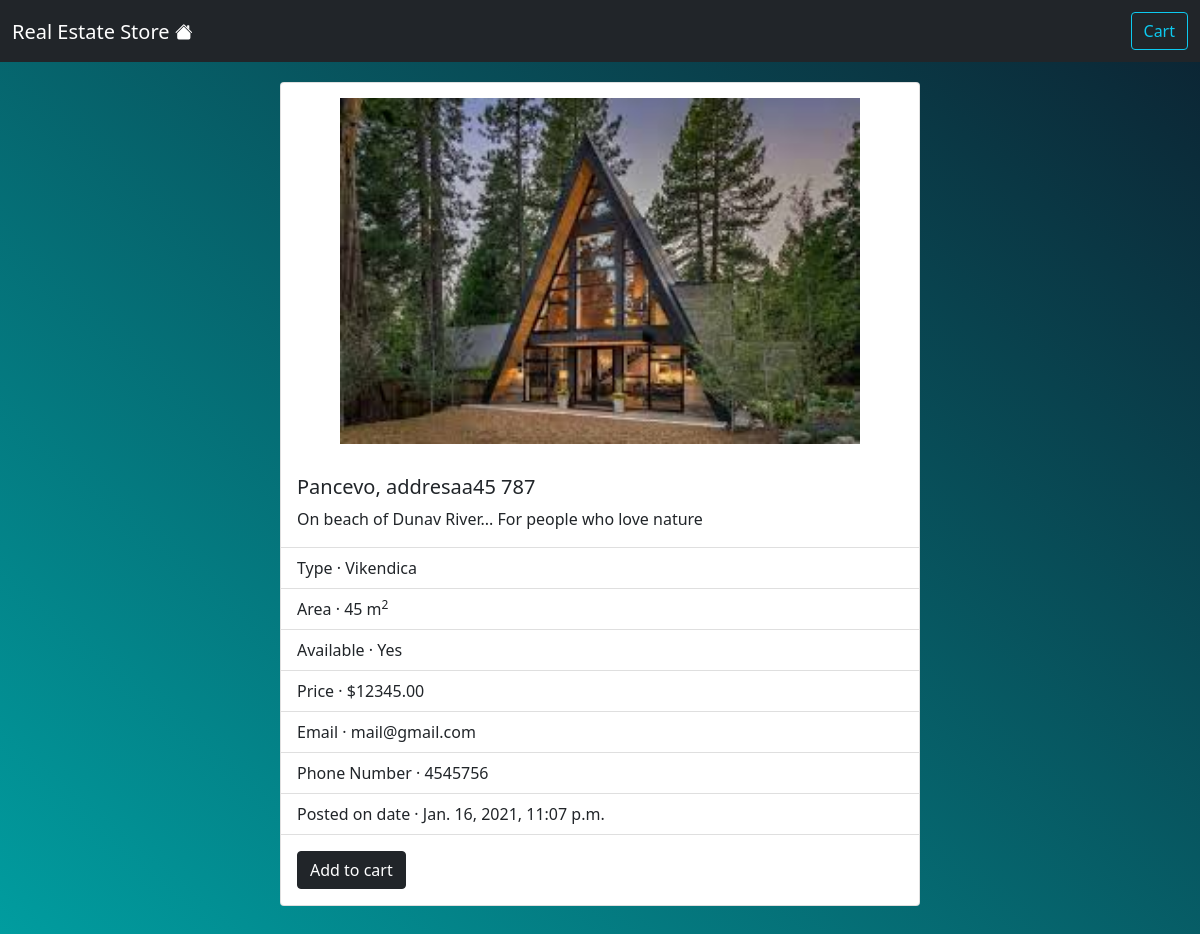
/detail/4/, run on the app's committed database.
### realestate_store/models.py (models this page shows, shortened)
class RealEstate(models.Model):
    sity = models.CharField(max_length=200, db_index=True)
    address = models.CharField(max_length=200, db_index=True)
    type = models.ForeignKey(Type, related_name='realestates', on_delete=models.CASCADE,)
    areasqm = models.IntegerField()
    image = models.ImageField(upload_to = 'realestates/%Y/%m/%d', blank=True)
    description = models.TextField(default="No description")
    price = models.DecimalField(max_digits=12, decimal_places=2)
    date = models.DateTimeField(auto_now_add=True)
    available = models.BooleanField(default=True)
    email = models.EmailField()
    phone_number = models.CharField(max_length=12)
    class Meta:
        ordering = ('sity','address',)
        index_together = (('id', 'type'),)
        verbose_name_plural = 'realestates'

class Type(models.Model):
    name = models.CharField(max_length=200, db_index=True)
    class Meta:
        ordering = ('name',)
    def __str__(self): return self.name

### realestate_store/views.py (the view)
# urls.py: path('detail/<int:pk>/', RealEstateDetailView.as_view(), name='realestate_detail')
class RealEstateDetailView(DetailView):
    model = RealEstate
    template_name = 'realestate_detail.html'
    def get_context_data(self, **kwargs):
        context = super().get_context_data(**kwargs)
        context['cart'] = Cart(self.request)
        context['form'] = ButtonForm()
        return context

### templates/realestate_detail.html (shortened to what this page needs)
{% extends 'base.html' %}
{% block content %}
<div class="d-flex justify-content-center" style="padding: 20px 20px;">
  <div class="card " style="width: 40rem;">
    <img src="{{object.image.url}}" class="card-img-top align-self-center" alt="..." style="padding: 15px 15px; width:550px; height:auto;">
    <div class="card-body">
      <h5 class="card-title">{{object.sity}}, {{object.address}}</h5>
      <p class="card-text">{{object.description}}</p>
    </div>
    <ul class="list-group list-group-flush">
      <li class="list-group-item">Type  &middot; {{object.type}}</li>
      <li class="list-group-item">Area  &middot; {{object.areasqm}} m<sup>2</sup></li>
      <li class="list-group-item">Available  &middot; {% if object.available is True  %}Yes{% else %}No{% endif %}</li>
      <li class="list-group-item">Price  &middot; ${{object.price}}</li>
      <li class="list-group-item">Email  &middot; {{object.email}}</li>
      <li class="list-group-item">Phone Number  &middot; {{object.phone_number}}</li>
      <li class="list-group-item">Posted on date  &middot; {{object.date}}</li>
    </ul>
    <div class="card-body">
      <form action="{% url 'add_to_cart' object.id %}" method="Post">
        <button type="submit" class="btn btn-dark ml-2">Add to cart</button>
      </form>
    </div>
  </div>
</div>
{% endblock content %}

### data on the page
RealEstate: image (picture), sity "Pancevo", address "addresaa45 787", description "On beach of Dunav River... For people who love nature", type "Vikendica", areasqm "45", price "12345.00", email "mail@gmail.com", phone_number "4545756", date "Jan. 16, 2021, 11:07 p.m."
